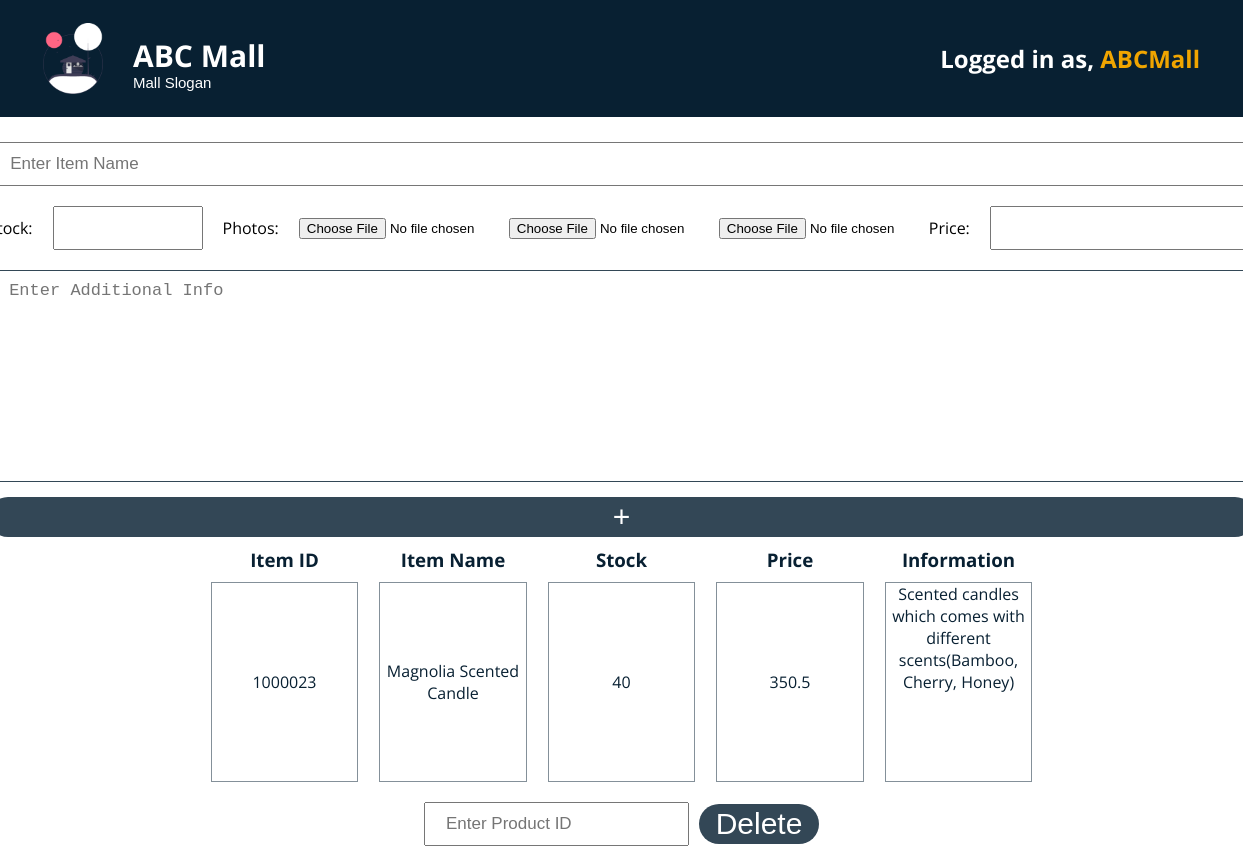
The page /Finals/manage-online-store.php (signed in) on the database its author committed.
### tables this page shows
CREATE TABLE `inventory` (
  `product_id` int(11) NOT NULL,
  `business_id` int(11) NOT NULL,
  `item_name` varchar(255) NOT NULL,
  `item_description` varchar(255) DEFAULT NULL,
  `category` varchar(255) NOT NULL,
  `price` float NOT NULL,
  `stock` int(11) NOT NULL
);

### Finals/manage-online-store.php (the view, shortened to what this page needs)
<?php
include ("dbconnect.php");
$query = "SELECT * from inventory where category ='ECOMMERCE'";
$result = mysqli_query($conn, $query);
?>
<!DOCTYPE html>
<html lang="en">
<head>
    <link rel="stylesheet" href="css/navigation-general.css">
    <link rel="stylesheet" href="css/style4.css">
</head>
<body>
    <header class="main-screen-header">
        <a href="mainscreen.php" class="logo-link">
        <div class="logo-container">
            <img src="DesignMaterials/Icons/undraw_cabin_hkfr.png" alt="Mall Logo Image" style="grid-column: 1/span 1; grid-row: 1/span 2;">
            <h1 class="abc-mall"><b>ABC Mall</b></h1>
            <h3 class="mall-slogan">Mall Slogan</h3>
        </div>
        </a>
        <div class="login-as-text-container">
            <h2>Logged in as, <a href="assoc-menu.php"><?php echo $_SESSION['username']?></a></h2>
        </div>
    </header>
    <section class="grid-page-2">
        <div class="left"><a href="assoc-menu.php"><b>←</b></a></div>
        <div class="center">
            <form action="" method = "POST" enctype="multipart/form-data">
                <div class="manage-items-form-container">
                    <div class="item-row1">
                        <input type="text" name="item_name" id="item-name" placeholder="Enter Item Name">
                    </div>
                    <div class="item-row2">
                        <label for="item-stock">Stock:</label>
                        <input type="text" name="item_stock" id="item-stock">
                        <label for="item-group">Photos:</label>
                        <input type="file" name="item_group[]" id="item-group" placeholder="Sample Group 1">
                        <input type="file" name="item_group[]" id="item-group" placeholder="Sample Group 1">
                        <input type="file" name="item_group[]" id="item-group" placeholder="Sample Group 1">
                        <label for="item-price">Price:</label>
                        <input type="text" name="item_price" id="item-price">
                    </div>
                    <div class="item-row3">
                        <textarea name="item_info" id="additional-info" cols="30" rows="10" placeholder="Enter Additional Info"></textarea>
                    </div>
                    <div class="item-submit">
                        <input type="submit" name="submit" value="+">
                    </div>
                </div>
            </form>
            <?php
                if (mysqli_num_rows($result) == 0){
                } else {
                     while ($qValue = mysqli_fetch_assoc($result)){
            ?>
                <div class="display-container">
                    <div class="display-infos" id="business-infos">
                        <div class="display-label">
                            <h3>Item ID</h3>
                        </div>
                        <div class="display-value">
                            <?php echo $qValue['product_id'];?>
                        </div>
                    </div>
                    <div class="display-infos" id="business-infos">
                        <div class="display-label">
                            <h3>Item Name</h3>
                        </div>
                        <div class="display-value">
                            <?php echo $qValue['item_name'];?>
                        </div>
                    </div>
                    <div class="display-infos" id="business-infos">
                        <div class="display-label">
                            <h3>Stock</h3>
                        </div>
                        <div class="display-value">
                            <?php echo $qValue['stock'];?>
                        </div>
                    </div>
                    <div class="display-infos" id="business-infos">
                        <div class="display-label">
                            <h3>Price</h3>
                        </div>
                        <div class="display-value" id="password-wrap">
                            <?php echo $qValue['price'];?>
                        </div>
                    </div>
                    <div class="display-infos" id="info-scroll">
                        <div class="display-label">
                            <h3>Information</h3>
                        </div>
                        <div class="display-value">
                            <?php echo $qValue['item_description'];?>
                        </div>
                    </div>
                </div>
            <?php
                    }
                }
            ?>
            <form action="manage-online-store.php" method="POST" id="delete-form">
                    <div class="delete-form-container">
                        <input type="text" name="product_id" id="delete-business" placeholder="Enter Product ID">
                        <input type="submit" name="Delete" value="Delete" id="Delete">
                    </div>
            </form>
        </div>
        <div class="right"></div>
    </section>
</body>
</html>

### Finals/css/navigation-general.css (style rules this page uses)
* { margin: 0; padding: 0; box-sizing: border-box; }
body { font-family: 'Open Sans', sans-serif; }
header { background-color: #082032; border: solid; border-color: #082032; display: flex; justify-content: space-between; align-items: center; padding: 10px; }
.logo-link { text-decoration: none; }
.logo-container { display: grid; grid-template-columns: 90px auto; grid-template-rows: auto auto; margin: 10px 0 10px 30px; width: fit-content; }
.logo-container img { width: 60px; }
.abc-mall { font-size: 30px; color: white; height: fit-content; padding-top: 12px; font-weight: 800; }
.mall-slogan { font-family: sans-serif; font-size: 15px; height: fit-content; color: white; position: relative; top: -3px; font-weight: 300; }
.login-as-text-container { margin: 10px 30px 10px 0; font-family: 'Open Sans', sans-serif; color: white; }
.login-as-text-container a { text-decoration: none; color: rgba(240, 165, 0,1); }

### Finals/css/style4.css (style rules this page uses)
* { padding: 0; margin: 0; }
body { font-family: 'Open Sans', sans-serif; }
.left { display: flex; justify-content: flex-end; }
.left a { text-decoration: none; color: rgb(51, 71, 86); }
.center { display: flex; justify-content: center; flex-wrap: wrap; }
.left a { height: fit-content; font-family: 'Open Sans', sans-serif; color: rgb(51, 71, 86); font-size: 30px; }
.grid-page-2 { display: grid; grid-template-columns: 10% 80% 10%; margin-top: 25px; }
input[type=text], input[type=password], #additional-info { padding: 10px 20px; font-size: 17px; }
#additional-info { width: 100%; height: 100%; resize: none; border: 1px solid rgb(51, 71, 86); border-radius: 4px; }
input[type=submit] { width: 100%; height: 40px; border-radius: 39px; border: none; background-color: rgb(51, 71, 86); color: white; font-size: 30px; margin-top: 10px; }
label { font-family: 'Open Sans', sans-serif; }
#item-name { width: 100%; }
.item-row2 { display: flex; align-items: center; gap: 20px; margin-top: 20px; }
#item-group { width: 190px; overflow-x: hidden; }
.item-row3 { margin-top: 20px; }
.display-container { margin-top: 10px; flex-basis: 821.95px; display: flex; justify-content: space-between; }
.display-infos { width: 18%; text-align: center; font-family: 'Open Sans', sans-serif; color: rgb(8, 32, 50); }
.display-label { margin-bottom: 10px; }
.display-value { display: flex; justify-content: center; align-items: center; height: 200px; border: 1px solid rgba(51, 71, 86,0.6); }
#password-wrap { overflow-wrap: anywhere; }
#info-scroll .display-value { overflow-y: scroll; align-items: flex-start; }
#item-stock { width: 150px; }
.delete-form-container { margin: 20px 0; display: flex; justify-content: center; align-items: center; gap: 10px; }
#delete-form { flex-basis: 821.95px; }
.delete-form-container :nth-child(2) { margin-top: unset; width: 120px; }
.delete-form-container input[type=submit] { margin-top: unset; }

### rows shown on the page
inventory: product_id "1000023", item_name "Magnolia Scented Candle", stock "40", price "350.5", item_description "Scented candles which comes with different scents(Bamboo, Cherry, Honey)"

### other values the page prints
$_SESSION['username'] "ABCMall"
